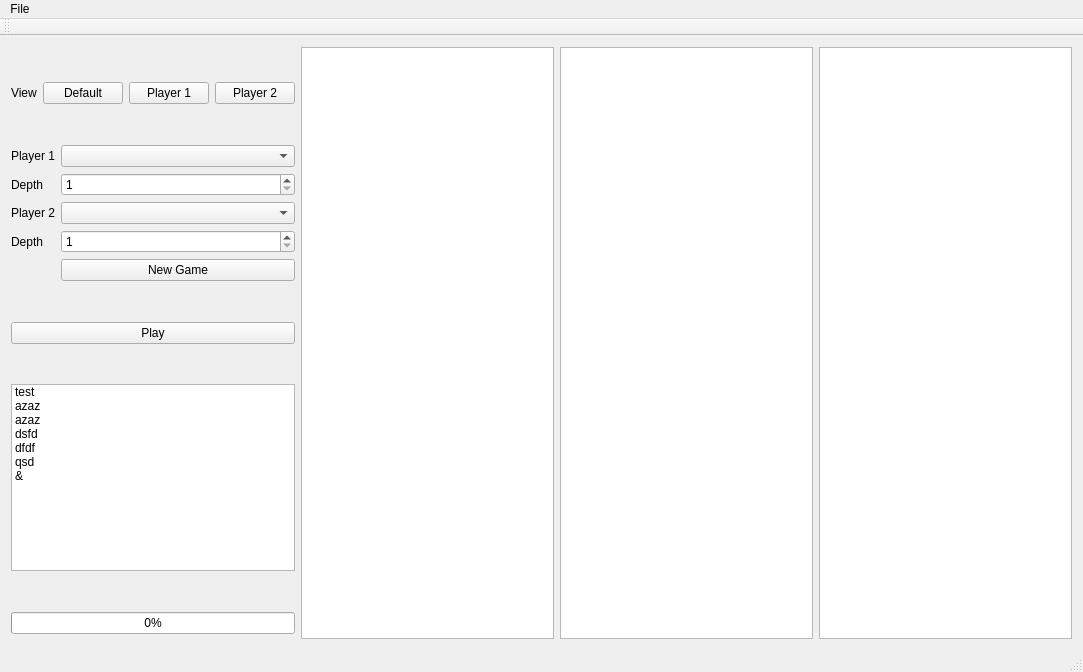
<?xml version="1.0" encoding="UTF-8"?>
<ui version="4.0">
 <class>TIPE</class>
 <widget class="QMainWindow" name="TIPE">
  <property name="geometry">
   <rect>
    <x>0</x>
    <y>0</y>
    <width>1083</width>
    <height>672</height>
   </rect>
  </property>
  <property name="windowTitle">
   <string>MainWindow</string>
  </property>
  <widget class="QWidget" name="centralWidget">
   <layout class="QHBoxLayout" name="horizontalLayout">
    <item>
     <layout class="QGridLayout" name="gridLayout">
      <item row="8" column="0">
       <spacer name="verticalSpacer_3">
        <property name="orientation">
         <enum>Qt::Vertical</enum>
        </property>
        <property name="sizeHint" stdset="0">
         <size>
          <width>20</width>
          <height>40</height>
         </size>
        </property>
       </spacer>
      </item>
      <item row="0" column="0">
       <spacer name="verticalSpacer_2">
        <property name="orientation">
         <enum>Qt::Vertical</enum>
        </property>
        <property name="sizeHint" stdset="0">
         <size>
          <width>20</width>
          <height>40</height>
         </size>
        </property>
       </spacer>
      </item>
      <item row="1" column="0">
       <layout class="QHBoxLayout" name="horizontalLayoutView">
        <property name="sizeConstraint">
         <enum>QLayout::SetDefaultConstraint</enum>
        </property>
        <item>
         <widget class="QLabel" name="labelView">
          <property name="sizePolicy">
           <sizepolicy hsizetype="Preferred" vsizetype="Preferred">
            <horstretch>0</horstretch>
            <verstretch>0</verstretch>
           </sizepolicy>
          </property>
          <property name="text">
           <string>View</string>
          </property>
          <property name="alignment">
           <set>Qt::AlignLeading|Qt::AlignLeft|Qt::AlignVCenter</set>
          </property>
         </widget>
        </item>
        <item>
         <widget class="QPushButton" name="pushButtonViewDefault">
          <property name="text">
           <string>Default</string>
          </property>
          <property name="checkable">
           <bool>true</bool>
          </property>
          <property name="checked">
           <bool>false</bool>
          </property>
         </widget>
        </item>
        <item>
         <widget class="QPushButton" name="pushButtonViewPlayer1">
          <property name="text">
           <string>Player 1</string>
          </property>
          <property name="checkable">
           <bool>true</bool>
          </property>
         </widget>
        </item>
        <item>
         <widget class="QPushButton" name="pushButtonViewPlayer2">
          <property name="text">
           <string>Player 2</string>
          </property>
          <property name="checkable">
           <bool>true</bool>
          </property>
         </widget>
        </item>
       </layout>
      </item>
      <item row="9" column="0">
       <widget class="QProgressBar" name="progressBarMinimax">
        <property name="enabled">
         <bool>true</bool>
        </property>
        <property name="value">
         <number>0</number>
        </property>
       </widget>
      </item>
      <item row="3" column="0">
       <layout class="QFormLayout" name="formLayoutNewGame">
        <item row="0" column="0">
         <widget class="QLabel" name="labelPlayer1">
          <property name="text">
           <string>Player 1</string>
          </property>
         </widget>
        </item>
        <item row="0" column="1">
         <widget class="QComboBox" name="comboBoxPlayer1"/>
        </item>
        <item row="3" column="0">
         <widget class="QLabel" name="labelPlayer2">
          <property name="text">
           <string>Player 2</string>
          </property>
         </widget>
        </item>
        <item row="3" column="1">
         <widget class="QComboBox" name="comboBoxPlayer2"/>
        </item>
        <item row="5" column="1">
         <widget class="QPushButton" name="pushButtonNewGame">
          <property name="text">
           <string>New Game</string>
          </property>
         </widget>
        </item>
        <item row="1" column="0">
         <widget class="QLabel" name="labelMinimaxDepthPlayer1">
          <property name="text">
           <string>Depth</string>
          </property>
         </widget>
        </item>
        <item row="1" column="1">
         <widget class="QSpinBox" name="spinBoxMinimaxDepthPlayer1">
          <property name="minimum">
           <number>1</number>
          </property>
         </widget>
        </item>
        <item row="4" column="0">
         <widget class="QLabel" name="labelMinimaxDepthPlayer2">
          <property name="text">
           <string>Depth</string>
          </property>
         </widget>
        </item>
        <item row="4" column="1">
         <widget class="QSpinBox" name="spinBoxMinimaxDepthPlayer2">
          <property name="minimum">
           <number>1</number>
          </property>
         </widget>
        </item>
       </layout>
      </item>
      <item row="10" column="0">
       <spacer name="verticalSpacer_4">
        <property name="orientation">
         <enum>Qt::Vertical</enum>
        </property>
        <property name="sizeType">
         <enum>QSizePolicy::Expanding</enum>
        </property>
        <property name="sizeHint" stdset="0">
         <size>
          <width>20</width>
          <height>10</height>
         </size>
        </property>
       </spacer>
      </item>
      <item row="2" column="0">
       <spacer name="verticalSpacer">
        <property name="orientation">
         <enum>Qt::Vertical</enum>
        </property>
        <property name="sizeType">
         <enum>QSizePolicy::Expanding</enum>
        </property>
        <property name="sizeHint" stdset="0">
         <size>
          <width>20</width>
          <height>40</height>
         </size>
        </property>
       </spacer>
      </item>
      <item row="5" column="0">
       <widget class="QPushButton" name="pushButtonPlay">
        <property name="text">
         <string>Play</string>
        </property>
       </widget>
      </item>
      <item row="7" column="0">
       <widget class="QListWidget" name="listWidget">
        <item>
         <property name="text">
          <string>test</string>
         </property>
        </item>
        <item>
         <property name="text">
          <string>azaz</string>
         </property>
        </item>
        <item>
         <property name="text">
          <string>azaz</string>
         </property>
        </item>
        <item>
         <property name="text">
          <string>dsfd</string>
         </property>
        </item>
        <item>
         <property name="text">
          <string>dfdf</string>
         </property>
        </item>
        <item>
         <property name="text">
          <string>qsd</string>
         </property>
        </item>
        <item>
         <property name="text">
          <string>&amp;</string>
         </property>
        </item>
       </widget>
      </item>
      <item row="6" column="0">
       <spacer name="verticalSpacer_5">
        <property name="orientation">
         <enum>Qt::Vertical</enum>
        </property>
        <property name="sizeHint" stdset="0">
         <size>
          <width>20</width>
          <height>40</height>
         </size>
        </property>
       </spacer>
      </item>
      <item row="4" column="0">
       <spacer name="verticalSpacer_6">
        <property name="orientation">
         <enum>Qt::Vertical</enum>
        </property>
        <property name="sizeHint" stdset="0">
         <size>
          <width>20</width>
          <height>40</height>
         </size>
        </property>
       </spacer>
      </item>
     </layout>
    </item>
    <item>
     <widget class="QGraphicsView" name="graphicsViewDefault">
      <property name="enabled">
       <bool>true</bool>
      </property>
      <property name="renderHints">
       <set>QPainter::Antialiasing|QPainter::HighQualityAntialiasing|QPainter::SmoothPixmapTransform|QPainter::TextAntialiasing</set>
      </property>
     </widget>
    </item>
    <item>
     <widget class="QGraphicsView" name="graphicsViewPlayer1">
      <property name="enabled">
       <bool>true</bool>
      </property>
      <property name="renderHints">
       <set>QPainter::Antialiasing|QPainter::HighQualityAntialiasing|QPainter::SmoothPixmapTransform|QPainter::TextAntialiasing</set>
      </property>
     </widget>
    </item>
    <item>
     <widget class="QGraphicsView" name="graphicsViewPlayer2">
      <property name="enabled">
       <bool>true</bool>
      </property>
      <property name="renderHints">
       <set>QPainter::Antialiasing|QPainter::HighQualityAntialiasing|QPainter::SmoothPixmapTransform|QPainter::TextAntialiasing</set>
      </property>
     </widget>
    </item>
   </layout>
  </widget>
  <widget class="QMenuBar" name="menuBar">
   <property name="geometry">
    <rect>
     <x>0</x>
     <y>0</y>
     <width>1083</width>
     <height>19</height>
    </rect>
   </property>
   <widget class="QMenu" name="menuFile">
    <property name="title">
     <string>File</string>
    </property>
    <addaction name="actionLoad"/>
   </widget>
   <addaction name="menuFile"/>
  </widget>
  <widget class="QToolBar" name="mainToolBar">
   <attribute name="toolBarArea">
    <enum>TopToolBarArea</enum>
   </attribute>
   <attribute name="toolBarBreak">
    <bool>false</bool>
   </attribute>
  </widget>
  <widget class="QStatusBar" name="statusBar"/>
  <action name="actionLoad">
   <property name="text">
    <string>Load</string>
   </property>
  </action>
 </widget>
 <layoutdefault spacing="6" margin="11"/>
 <resources/>
 <connections/>
</ui>
